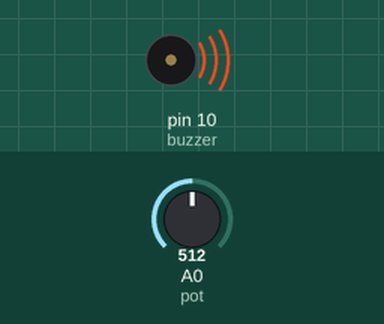
This sketch was run on a simulated Arduino Uno, built with avr-gcc and run on an emulated ATmega328P. On the bench: buzzer (waves = sounding). Inputs (shaded band) come from the test bench; at power-on: A0 (pot) = 512. What the sketch prints to the serial monitor is not drawn.

Above: at 0.1 s.
Timing chart, 0 to 1.6 s (numbered marks = the images above):
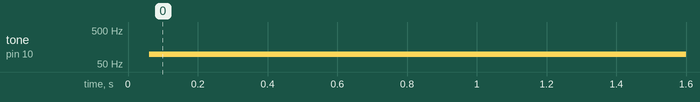

Measured:
- by itself, tone on pin 10 (buzzer): silent → 98 Hz at 0.06 s

The sketch:

Buzz_pot.ino
```cpp
int buzzer = 10;
int pot = A0;
int x;
void setup() {
  // put your setup code here, to run once:
  pinMode(buzzer,OUTPUT);
  Serial.begin(9600);

}

void loop() {
  // put your main code here, to run repeatedly:
  x = analogRead(pot) / 102,4;

  Serial.println(x);
  digitalWrite(buzzer, HIGH);
  delay(x);
  digitalWrite(buzzer, LOW);
  delay(x);
}
```
